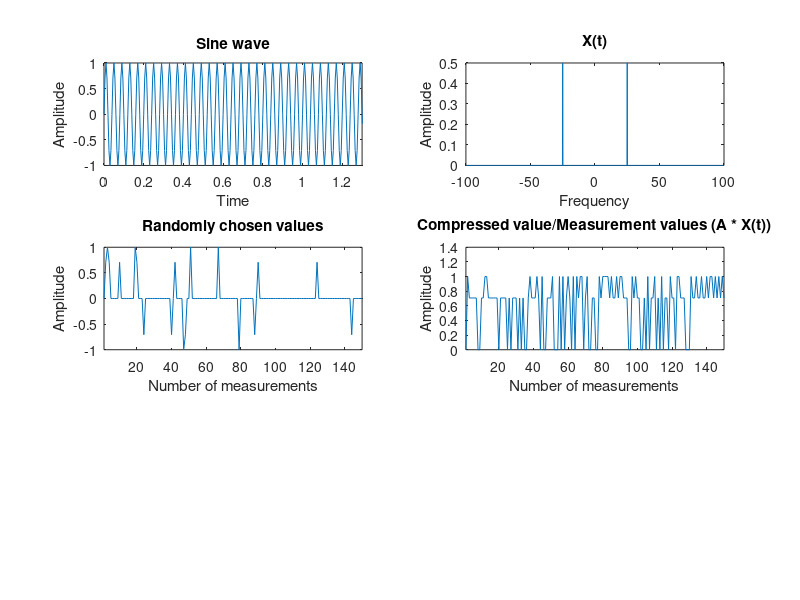

This figure's MATLAB source: (Note: this script raises an error after producing the figure.)
close all;
clear all;
clc;

N = 1000;
k = 150;  % As k < N
Fs = 200;
t = (0:N-1)*1/Fs;
freq = 25;
x = sin(2*pi*freq*t);
figure;
subplot(3,2,1);
plot(t, x); title('Sine wave'), xlim([0, 1.3]);
xlabel("Time"), ylabel("Amplitude")

% For calculating the fourier transform, Orthogonal basis matrix
discreteFourierTransform = dftmtx(N);
inverseFourierTransformMatrix = conj(discreteFourierTransform)/N;

% fourier transform
X = discreteFourierTransform*x'; % sparse signal
subplot(3,2,2);
freq1 = -Fs/2:Fs/length(X):Fs/2-(Fs/length(X));
plot(freq1, abs(fftshift(X))/N); title('X(t)');
xlabel("Frequency"), ylabel("Amplitude");

% Generating measurement matrix to show how it looks on 
% plot after cs acquisition

% set RNG seed,  initializes the Mersenne Twister generator 
% using a seed of 0.
rng(0);

% initialising the array
measurmentValues = zeros(N,1);

% taking random values till N, this is important
randomMeasures = randperm(N); 
randomMeasures = randomMeasures(1:k);
measurmentValues(randomMeasures) = x(randomMeasures)';
subplot(3,2,3);
plot(measurmentValues); title('Randomly chosen values'); xlim([1 , k]);
xlabel("Number of measurements"), ylabel("Amplitude");

% Generating sensing matrix
% M x N sensing matrix
A = inverseFourierTransformMatrix(randomMeasures, :);

% Generating measurement values/ observations
y = A*X; % measurement values.
subplot(3,2,4);
plot(abs(y)); title('Compressed value/Measurement values (A * X(t))'); xlim([1 , k]);
xlabel("Number of measurements"), ylabel("Amplitude");

% Recovery of the signal begins from here
% Using the formula y = Ax0, calculating x0
x0 = A'*y; % initial guess

% Using l1 norm(uses primal dual algorithm) to get the sparse signal
% x0: the initial guess, 
% A: our measurement matrix,
% [] : third argument which is used to specify the transpose 
% of the measurement matrix is left empty as we are providing A explicitly,
% y:  is our measured values, 
% 1e-3: is the precission to which we want to solve the problem
XSparseRecovered = l1eq_pd(x0, A, [], y, 1e-3);
subplot(3,2,5);
plot(freq1, abs(fftshift(XSparseRecovered))/N);
title('Recovered sparse signal using L1 magic box');
xlabel("Frequency"), ylabel("Amplitude");

% Using transform matrix to get the original signal out of the sparsed
% signal
originalSIgnal = inverseFourierTransformMatrix*XSparseRecovered;
subplot(3,2,6);
plot(t, abs(originalSIgnal)');
title('Recovered signal'),  xlim([0, 1.3]);
xlabel("Time"), ylabel("Amplitude");

